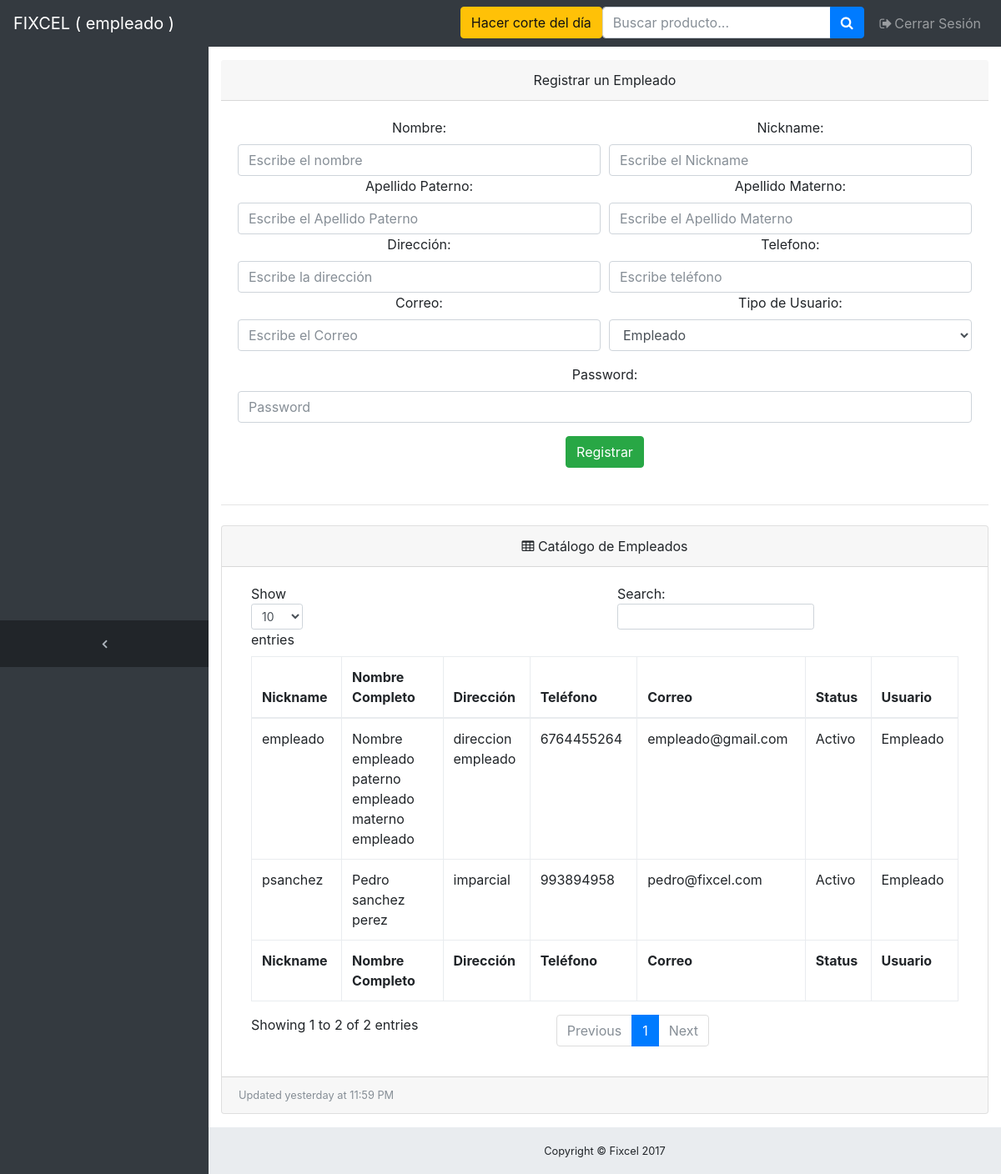
Screenshot of /altas_empleados.php (signed in) with the database file from the repository.
### tables this page shows
CREATE TABLE IF NOT EXISTS `usuarios` (
`id_user` int(11) NOT NULL,
  `nickname` varchar(20) NOT NULL,
  `password` varbinary(200) NOT NULL,
  `nombre` varchar(50) NOT NULL,
  `apellido_paterno` varchar(50) NOT NULL,
  `apellido_materno` varchar(50) NOT NULL,
  `direccion` text NOT NULL,
  `telefono` varchar(15) NOT NULL,
  `correo` varchar(50) NOT NULL,
  `status` int(1) NOT NULL COMMENT '0 = Inactivo, 1= Activo',
  `tipo` int(1) NOT NULL COMMENT '0 = Empleado y 1 = Admin',
  `fecha_alta_usuario` timestamp NULL DEFAULT CURRENT_TIMESTAMP ON UPDATE CURRENT_TIMESTAMP
);

### application/DB_Connect.php (called while the page is built, shortened)
<?php
class DB_Connect {
    public function connect()
    {
        $con = new PDO('mysql:host=localhost;dbname=fixcel;charset=utf8', 'root', 'Password1');
        $con->setAttribute(PDO::ATTR_EMULATE_PREPARES, false);
        $con->setAttribute(PDO::ATTR_ERRMODE, PDO::ERRMODE_EXCEPTION);
        return $con;
    }
}
?>

### controllers/ControllerUsuarios.php (called while the page is built, shortened)
<?php
 require_once 'application/DB_Connect.php';
class ControllerUsuarios
{
    private $pdo;
    function __construct()
    {
        $this->db = new DB_Connect();
        $this->pdo = $this->db->connect();
    }
    public function getAllUsers()
    {
        $stmt = $this->pdo->prepare('SELECT * FROM usuarios order by nickname desc');
        $result = $stmt->execute( );
        $array = array();
        $ind = 0;
        foreach ($stmt as $row)
        {
            $itm = new Usuarios();
            $itm->nickname = $row['nickname'];
            $itm->nombre = $row['nombre'];
            $itm->apellido_paterno = $row['apellido_paterno'];
            $itm->apellido_materno = $row['apellido_materno'];
            $itm->direccion = $row['direccion'];
            $itm->telefono = $row['telefono'];
            $itm->correo = $row['correo'];
            $itm->status = $row['status'];
            $itm->tipo = $row['tipo'];
            $array[$ind] = $itm;
            $ind++;
        }
        return $array;
    }
}
?>

### altas_empleados.php (the view, shortened to what this page needs)
<?php
 $tipo =  $_SESSION['tipo'];
require_once 'controllers/ControllerUsuarios.php';
$controller_usuarios = new ControllerUsuarios();
$users = $controller_usuarios->getAllUsers();
?>
<!DOCTYPE html>
<html lang="en">
<head>
  <link href="vendor/bootstrap/css/bootstrap.min.css" rel="stylesheet">
  <link href="vendor/font-awesome/css/font-awesome.min.css" rel="stylesheet" type="text/css">
  <link href="css/sb-admin.css" rel="stylesheet">
  <link rel="stylesheet" href="dist_alert/sweetalert.css">
</head>
<body class="fixed-nav sticky-footer bg-dark" id="page-top">
      <?php
        include("menu.php");
      ?>
  <div class="content-wrapper">
    <div class="container-fluid">
     <center><div class="card-header">Registrar un Empleado</div></center>
          <div class="card-body">
           <form action="altas_empleados.php" method="post"  data-ajax="false">
              <div class="form-group">
                <div class="form-row">
                  <div class="col-md-6">
                    <center><label for="exampleInputName">Nombre:</label></center>
                    <input class="form-control" id="nombre" name="nombre" type="text" aria-describedby="nameHelp" placeholder="Escribe el nombre">
                  </div>
                  <div class="col-md-6">
                    <center><label for="exampleInputLastName">Nickname:</label></center>
                    <input class="form-control" id="nickname" name="nickname" type="text" aria-describedby="nameHelp" placeholder="Escribe el Nickname">
                  </div>
                   <div class="col-md-6">
                    <center><label for="exampleInputLastName">Apellido Paterno:</label></center>
                    <input class="form-control" id="apellido_paterno" name="apellido_paterno" type="text" aria-describedby="nameHelp" placeholder="Escribe el Apellido Paterno">
                  </div>
                   <div class="col-md-6">
                    <center><label for="exampleInputLastName">Apellido Materno:</label></center>
                    <input class="form-control" id="apellido_materno" name="apellido_materno" type="text" aria-describedby="nameHelp" placeholder="Escribe el Apellido Materno">
                  </div>
                   <div class="col-md-6">
                  <center><label for="exampleInputEmail1">Dirección:</label></center>
                <input class="form-control" id="direccion" name="direccion" type="text" aria-describedby="nameHelp" placeholder="Escribe la dirección">
                </div>
                     <div class="col-md-6">
                 <center><label for="example-tel-input">Telefono:</label></center>
                    <input class="form-control" id="telefono" name="telefono" type="tel" aria-describedby="telHelp" placeholder="Escribe teléfono">
                    </div>
                <div class="col-md-6">
                  <center><label for="exampleInputEmail1">Correo:</label></center>
                <input class="form-control" id="correo" name="correo" type="email" aria-describedby="emailHelp" placeholder="Escribe el Correo">
                </div>
                  <div class="col-md-6">
                    <center><label for="exampleSelect1">Tipo de Usuario:</label></center>
                    <select class="form-control" id="tipo" name="tipo">
                      <option value="0">Empleado</option>
                    </select>
                  </div>
                </div>
              </div>
              <div class="form-group">
                <center><label for="exampleInputPassword1">Password:</label></center>
                <input class="form-control" id="password" name="password" type="password" placeholder="Password">
              </div>
          <center> <input type="submit" class="btn btn-success" id="registrar" name="registrar" value="Registrar"> </center>
            </form>
         </div>
           <hr class="my-4">
      <div class="card mb-3">
        <center><div class="card-header">
          <i class="fa fa-table"></i> Catálogo de Empleados</div></center>
        <div class="card-body">
          <div class="table-responsive">
            <table class="table table-bordered" id="dataTable" width="100%" cellspacing="0">
              <thead>
                <tr>
                  <th>Nickname</th>
                  <th>Nombre Completo</th>
                  <th>Dirección</th>
                  <th>Teléfono</th>
                  <th>Correo</th>
                  <th>Status</th>
                  <th>Usuario</th>
                </tr>
              </thead>
              <tfoot>
                <tr>
                  <th>Nickname</th>
                  <th>Nombre Completo</th>
                  <th>Dirección</th>
                  <th>Teléfono</th>
                  <th>Correo</th>
                  <th>Status</th>
                  <th>Usuario</th>
                </tr>
              </tfoot>
              <tbody>
              <?php
                  foreach ($users as $u)
                  {
                    if($u->status == 0)
                    {
                      $status = "Inactivo";
                    }elseif($u->status == 1)
                        {
                          $status = "Activo";
                        }
                  if($u->tipo == 0)
                    {
                      $tipo = "Empleado";
                    }elseif($u->tipo == 1)
                        {
                          $tipo = "Administrador";
                        }
                echo "<tr>
                      <td>$u->nickname</td>
                      <td>$u->nombre". " "."$u->apellido_paterno". " "."$u->apellido_materno</td>
                      <td>$u->direccion</td>
                      <td>$u->telefono</td>
                      <td>$u->correo</td>
                      <td>$status</td>
                      <td>$tipo</td>
                       </tr>";
                  }
                ?>
              </tbody>
            </table>
          </div>
        </div>
        <div class="card-footer small text-muted">Updated yesterday at 11:59 PM</div>
      </div>
    </div>
    <?php
    include ("footer.php");
    ?>
  </div>
</body>
</html>

### menu.php (shortened to what this page needs)
<nav class="navbar navbar-expand-lg navbar-dark bg-dark fixed-top" id="mainNav">
  <a class="navbar-brand" href="panel.php">FIXCEL ( <?php echo $_SESSION['nickname'];?> )</a>
  <div class="collapse navbar-collapse" id="navbarResponsive">
    <ul class="navbar-nav sidenav-toggler">
      <li class="nav-item">
        <a class="nav-link text-center" id="sidenavToggler">
          <i class="fa fa-fw fa-angle-left"></i>
        </a>
      </li>
    </ul>
    <ul class="navbar-nav ml-auto">
      <li class="nav-item">
        <button type="button" class="btn btn-warning">Hacer corte del día</button>
      <br>
     </li>
      <li class="nav-item">
        <form class="form-inline my-2 my-lg-0 mr-lg-2">
          <div class="input-group">
            <input class="form-control" type="text" placeholder="Buscar producto...">
            <span class="input-group-btn">
              <button class="btn btn-primary" type="button">
                <i class="fa fa-search"></i>
              </button>
            </span>
          </div>
        </form>
      </li>
      <li class="nav-item">
        <a class="nav-link" data-toggle="modal" data-target="#exampleModal">
          <i class="fa fa-fw fa-sign-out"></i>Cerrar Sesión</a>
      </li>
    </ul>
  </div>
</nav>

### footer.php (shortened to what this page needs)
<footer class="sticky-footer">
  <div class="container">
    <div class="text-center">
      <small>Copyright © Fixcel 2017</small>
    </div>
  </div>
</footer>

### css/sb-admin.css (style rules this page uses)
html { position: relative; min-height: 100%; }
body { overflow-x: hidden; }
body.sticky-footer { margin-bottom: 56px; }
body.sticky-footer .content-wrapper { min-height: calc(100vh - 56px - 56px); }
body.fixed-nav { padding-top: 56px; }
.content-wrapper { min-height: calc(100vh - 56px); padding-top: 1rem; }
#mainNav .navbar-collapse { overflow: auto; max-height: 75vh; }
#mainNav .navbar-collapse .navbar-nav .nav-item .nav-link { cursor: pointer; }
#mainNav .navbar-collapse .sidenav-toggler { display: none; }
@media (min-width: 992px) { #mainNav .navbar-brand { width: 250px; } }
@media (min-width: 992px) { #mainNav .navbar-collapse { overflow: visible; max-height: none; } }
#mainNav.fixed-top .sidenav-toggler { display: none; }
@media (min-width: 992px) { #mainNav.fixed-top .sidenav-toggler { position: absolute; top: 0; left: 0; display: flex; overflow-x: hidden; overflow-y: auto; -webkit-flex-direction: column; -ms-flex-direction: column; flex-direction: column; margin-top: calc(100vh - 56px); } }
@media (min-width: 992px) { #mainNav.fixed-top .sidenav-toggler > .nav-item { width: 250px; padding: 0; } }
@media (min-width: 992px) { #mainNav.fixed-top .sidenav-toggler > .nav-item > .nav-link { padding: 1em; } }
#mainNav.fixed-top.navbar-dark .sidenav-toggler { background-color: #212529; }
#mainNav.fixed-top.navbar-dark .sidenav-toggler a i { color: #adb5bd; }
.content-wrapper { overflow-x: hidden; background: white; }
@media (min-width: 992px) { .content-wrapper { margin-left: 250px; } }
#sidenavToggler i { font-weight: 800; }
footer.sticky-footer { position: absolute; right: 0; bottom: 0; width: 100%; height: 56px; background-color: #e9ecef; line-height: 55px; }
@media (min-width: 992px) { footer.sticky-footer { width: calc(100% - 250px); } }

### rows the page displays
usuarios: nickname "psanchez", nombre "Pedro", apellido_paterno "sanchez", apellido_materno "perez", direccion "imparcial", telefono "993894958", correo "pedro@fixcel.com", status "Activo", tipo "Empleado"
usuarios: nickname "empleado", nombre "Nombre empleado", apellido_paterno "paterno empleado", apellido_materno "materno empleado", direccion "direccion empleado", telefono "6764455264", correo "empleado@gmail.com", status "Activo", tipo "Empleado"

### other values shown
$_SESSION['nickname'] "empleado"
